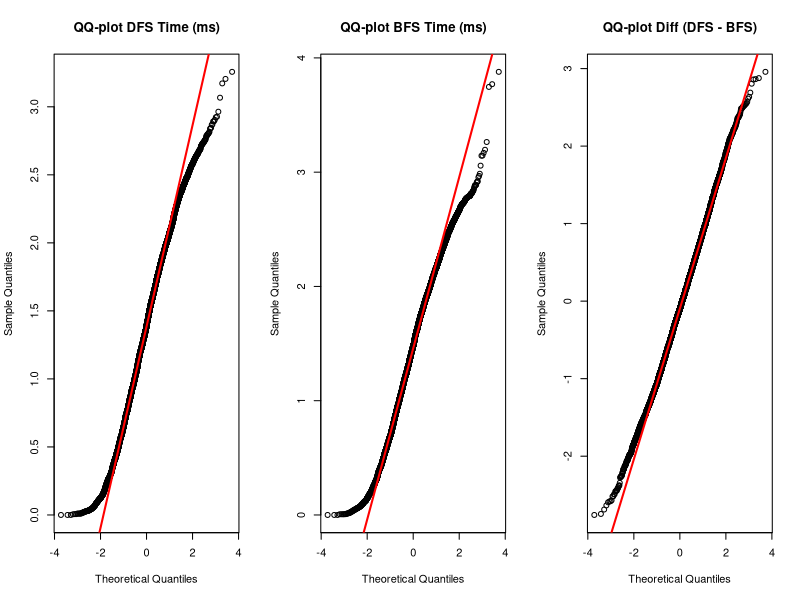
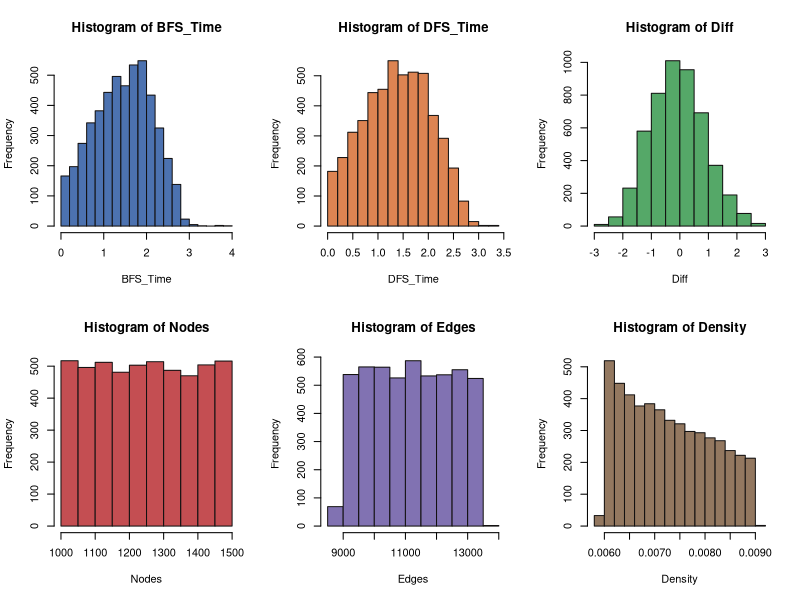
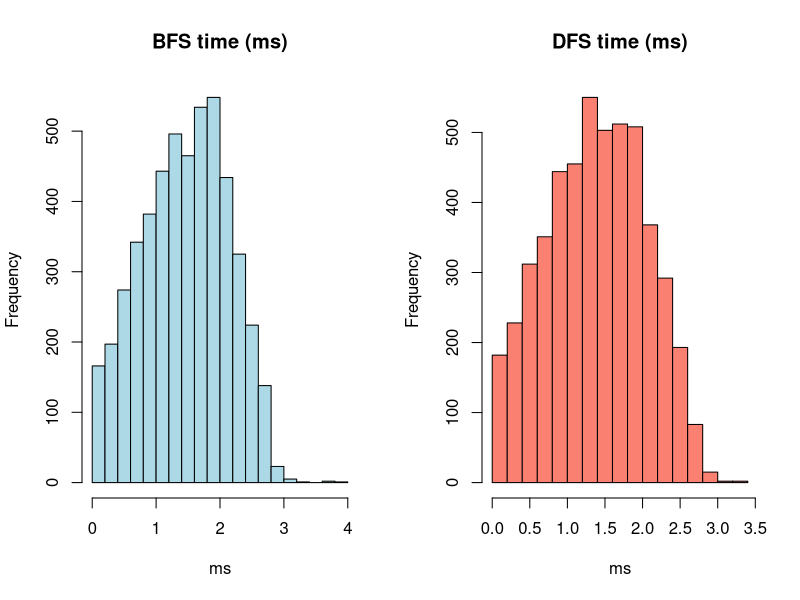
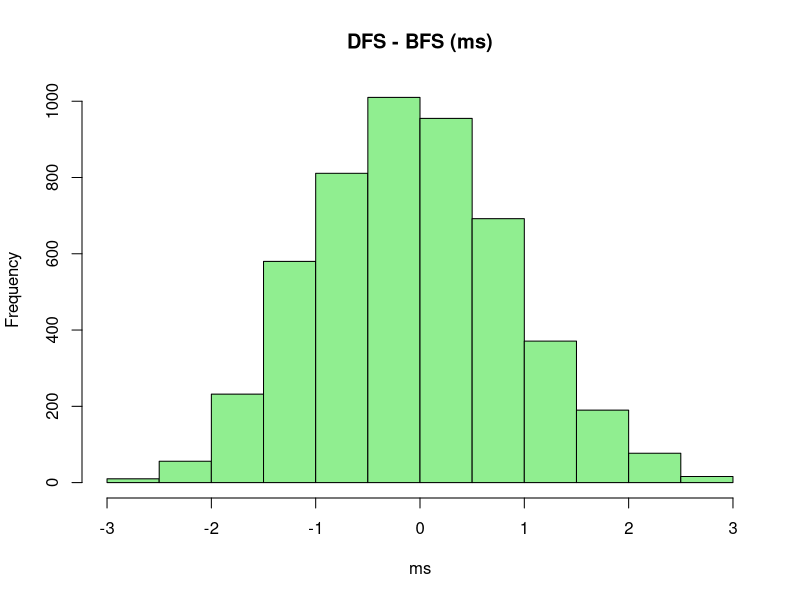
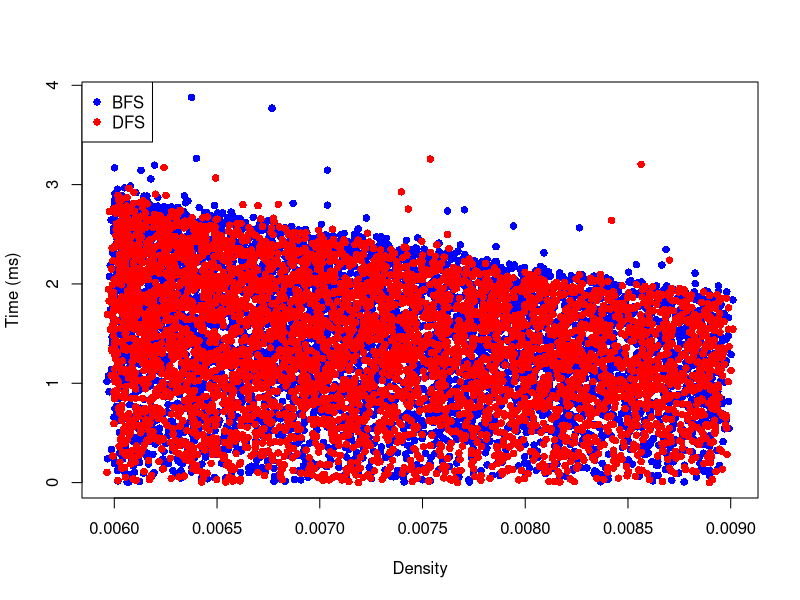
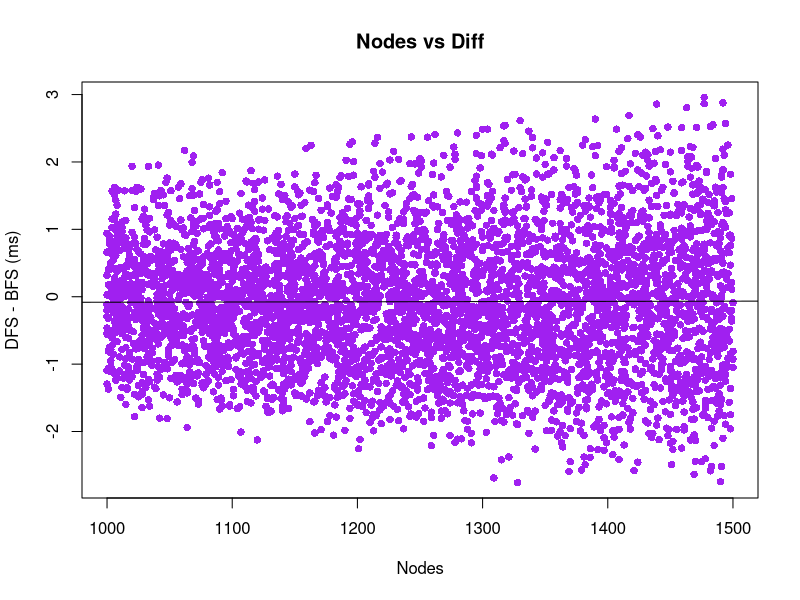

These charts were generated, in order, by the following R code:
###############################################################
# Inference analysis for BFS vs DFS experiment
# Author: Hugo Pelayo
# Purpose: compute descriptive stats, paired t-test, confidence intervals,
#          effect size, simple regression and save outputs & plots.
# Usage: place this script in the same folder as test_report.csv and run:
#        Rscript analysis_inference.R
###############################################################

###############################################################
# 1. Carrega del CSV amb noms intactes ignora workspace,
# el csv ha d'estar on és l'script
###############################################################
data <- read.csv("test_report.csv",
                 check.names = FALSE,
                 stringsAsFactors = FALSE)

cat("Rows:", nrow(data), " Columns:", ncol(data), "\n")
cat("Detected columns:\n")
print(colnames(data))

###############################################################
# 1.1 Resums
###############################################################
dim(data)
names(data)
head(data)

###############################################################
# 2. Funció auxiliar per detectar columnes sense modificar noms
###############################################################
find_col <- function(patterns) {
  cols <- colnames(data)
  for (p in patterns) {
    m <- grep(p, cols, ignore.case = TRUE, perl = TRUE)
    if (length(m) > 0) return(cols[m[1]])
  }
  return(NA)
}


###############################################################
# 3. Identificació AUTOMÀTICA de columnes
###############################################################
dfs_col     <- find_col(c("DFS Time"))
bfs_col     <- find_col(c("BFS Time"))
nodes_col   <- find_col(c("Nodes"))
edges_col   <- find_col(c("Edges"))
density_col <- find_col(c("Density"))

cat("\nUsing columns:\n")
cat(" DFS =", dfs_col, "\n")
cat(" BFS =", bfs_col, "\n")
cat(" Nodes =", nodes_col, "\n")
cat(" Edges =", edges_col, "\n")
cat(" Density =", density_col, "\n\n")

if (any(is.na(c(dfs_col, bfs_col, nodes_col, edges_col, density_col)))) {
  stop("ERROR: No s'han trobat totes les columnes necessàries.")
}

###############################################################
# 5. Filtrar files vàlides (totes dues mesures)
###############################################################
# Abans de realitzar la comparació estadística, s’han eliminat totes les
# observacions incompletes, mantenint únicament aquelles proves per a les
# quals es disposava tant del temps d’execució de BFS com del de DFS.
# Aquesta selecció garanteix que les dades utilitzades en l’anàlisi
# siguin correctament emparellades.

valid_dfs <- !is.na(data[[dfs_col]])
valid_bfs <- !is.na(data[[bfs_col]])

paired <- data[valid_dfs & valid_bfs, ]

n <- nrow(paired)
cat("Paired rows:", n, "\n\n")

if (n < 2) {
  stop("Not enough data for inference.")
}

# Afegim la variable Diff que ens indica la diferència de temps
# entre DFS i BFS per a cada prova emparellada, per cada fila.
# Si el valor és negatiu significa que DFS ha estat més ràpid que BFS
# (temps DFS < temps BFS) i si és positiu (temps DFS > temps BFS)
# significa que BFS ha estat més ràpid que DFS per a aquesta prova concreta.
paired$Diff <- paired[[dfs_col]] - paired[[bfs_col]]

###############################################################
# 6. Estadística descriptiva
###############################################################
mean_dfs <- mean(paired[[dfs_col]])
mean_bfs <- mean(paired[[bfs_col]])
sd_dfs   <- sd(paired[[dfs_col]])
sd_bfs   <- sd(paired[[bfs_col]])

mean_diff <- mean(paired[[dfs_col]] - paired[[bfs_col]])
sd_diff   <- sd(paired[[dfs_col]] - paired[[bfs_col]])

cat("Mean DFS:", mean_dfs, "\n")
cat("Mean BFS:", mean_bfs, "\n")
cat("Mean (DFS - BFS):", mean_diff, "\n\n")

desc <- data.frame(
  metric = c("mean", "sd"),
  DFS = c(mean_dfs, sd_dfs),
  BFS = c(mean_bfs, sd_bfs)
)
write.csv(desc, "6. descriptive_summary.csv", row.names = FALSE)

###############################################################
# 6b. QQ-plots per a normalitat
# Aquesta secció genera QQ-plots per a les columnes DFS i BFS.
# - Objectiu: veure si les dades de temps s'ajusten a una distribució normal.
# - Interpretació:
#   * Si els punts segueixen aproximadament la línia roja, les dades són normalment distribuïdes.
#   * Si hi ha desviacions sistemàtiques (curvatura, cues llargues), les dades no són normals.
# Nota: El QQ-plot comprova l'ajust a la distribució, no si les dades són aleatòries.
###############################################################
png("6b. qqplot_times.png", width = 1200, height = 400)

# Tres gràfics en una sola fila
par(mfrow = c(1, 3))

# QQ-plot DFS
qqnorm(paired[[dfs_col]], main = "QQ-plot DFS Time (ms)")
qqline(paired[[dfs_col]], col = "red", lwd = 2)

# QQ-plot BFS
qqnorm(paired[[bfs_col]], main = "QQ-plot BFS Time (ms)")
qqline(paired[[bfs_col]], col = "red", lwd = 2)

# QQ-plot Diff
qqnorm(paired$Diff, main = "QQ-plot Diff (DFS - BFS)")
qqline(paired$Diff, col = "red", lwd = 2)

dev.off()


###############################################################
# 7. Test t parellat + Interval de confiança
###############################################################
tres <- t.test(paired[[dfs_col]], paired[[bfs_col]], paired = TRUE, conf.level = 0.95)

cat("Paired t-test:\n")
print(tres)

ci_low  <- tres$conf.int[1]
ci_high <- tres$conf.int[2]

write.csv(
  data.frame(
    mean_DFS  = mean_dfs,
    mean_BFS  = mean_bfs,
    mean_diff = mean_diff,
    t_stat    = tres$statistic,
    df        = tres$parameter,
    p_value   = tres$p.value,
    ci_low    = ci_low,
    ci_high   = ci_high
  ),
  "7. paired_ttest_results.csv",
  row.names = FALSE
)

###############################################################
# 8. Intervals de confiança per mitjanes
# En aquesta secció es calculen intervals de confiança del 95%
# per a les mitjanes dels temps d’execució de DFS i BFS
# de manera independent
###############################################################

# Nivell de significació alpha
# alpha = 0.05 correspon a un interval de confiança del 95%
alpha <- 0.05

# Valor crític de la distribució t de Student
# Es fa servir la distribució t perquè la desviació estàndard
# poblacional és desconeguda i la mida de la mostra és finita
# df = n - 1 són els graus de llibertat
tcrit <- qt(1 - alpha/2, df = n - 1)

# Error estàndard de la mitjana del temps DFS
# Mesura la precisió de l’estimació de la mitjana
se_dfs <- sd_dfs / sqrt(n)

# Error estàndard de la mitjana del temps BFS
se_bfs <- sd_bfs / sqrt(n)

# Càlcul de l’interval de confiança del 95% per a DFS
# Fórmula: mitjana ± t * error estàndard
ci_dfs <- c(
  mean_dfs - tcrit * se_dfs,
  mean_dfs + tcrit * se_dfs
)

# Càlcul de l’interval de confiança del 95% per a BFS
ci_bfs <- c(
  mean_bfs - tcrit * se_bfs,
  mean_bfs + tcrit * se_bfs
)

# Creació d’un data frame amb els resultats
# Inclou la mitjana i els límits inferior i superior
# de l’interval de confiança per a cada algorisme
cis <- data.frame(
  metric  = c("DFS_mean", "BFS_mean"),
  mean    = c(mean_dfs, mean_bfs),
  ci_low  = c(ci_dfs[1], ci_bfs[1]),
  ci_high = c(ci_dfs[2], ci_bfs[2])
)

# Guardar els intervals de confiança en un fitxer CSV
# per a la seva posterior consulta o inclusió en l’informe
write.csv(
  cis,
  "8. means_confidence_intervals.csv",
  row.names = FALSE
)

###############################################################
# 9. Regressió senzilla corregida amb reformulate()
###############################################################
formula_reg <- reformulate(
  termlabels = c(nodes_col, density_col),
  response   = "Diff"
)

reg <- lm(formula_reg, data = paired)
reg_summary <- summary(reg)
print(reg_summary)

capture.output(reg_summary, file = "9. regression_summary.txt")


###############################################################
# 10. Gràfics base R
###############################################################
vars <- list(
  BFS_Time = paired[[bfs_col]],
  DFS_Time = paired[[dfs_col]],
  Diff     = paired$Diff,
  Nodes    = paired[[nodes_col]],
  Edges    = paired[[edges_col]],
  Density  = paired[[density_col]]
)

# Colores fijos por variable
colors <- c(
  BFS_Time = "#4C72B0",   # azul
  DFS_Time = "#DD8452",   # naranja
  Diff     = "#55A868",   # verde
  Nodes    = "#C44E52",   # rojo
  Edges    = "#8172B2",   # violeta
  Density  = "#937860"    # marrón
)

png("10. hist_all_variables.png", width = 1200, height = 800)
par(mfrow = c(2, 3))  # 2 filas x 3 columnas

for (name in names(vars)) {
  hist(
    vars[[name]],
    main = paste("Histogram of", name),
    xlab = name,
    col  = colors[[name]],
    border = "#131111"
  )
}
dev.off()

png("10.1 hist_times.png", width = 1000, height = 400)
par(mfrow=c(1,2))
hist(paired[[bfs_col]], main="BFS time (ms)", xlab="ms", col="lightblue")
hist(paired[[dfs_col]], main="DFS time (ms)", xlab="ms", col="salmon")
dev.off()

png("10.2 hist_diff.png", width = 800, height = 600)
hist(paired$Diff, main="DFS - BFS (ms)", xlab="ms", col="lightgreen")
dev.off()

png("10.3 density_vs_times.png", width = 800, height = 600)
plot(paired[[density_col]], paired[[bfs_col]],
     col="blue", pch=16, xlab="Density", ylab="Time (ms)")
points(paired[[density_col]], paired[[dfs_col]], col="red", pch=16)
legend("topleft", legend=c("BFS","DFS"), col=c("blue","red"), pch=16)
dev.off()

png("10.4 nodes_vs_diff.png", width = 800, height = 600)
plot(paired[[nodes_col]], paired$Diff, pch=16, col="purple",
     xlab="Nodes", ylab="DFS - BFS (ms)",
     main="Nodes vs Diff")
abline(lm(Diff ~ paired[[nodes_col]], data=paired), col="black")
dev.off()
